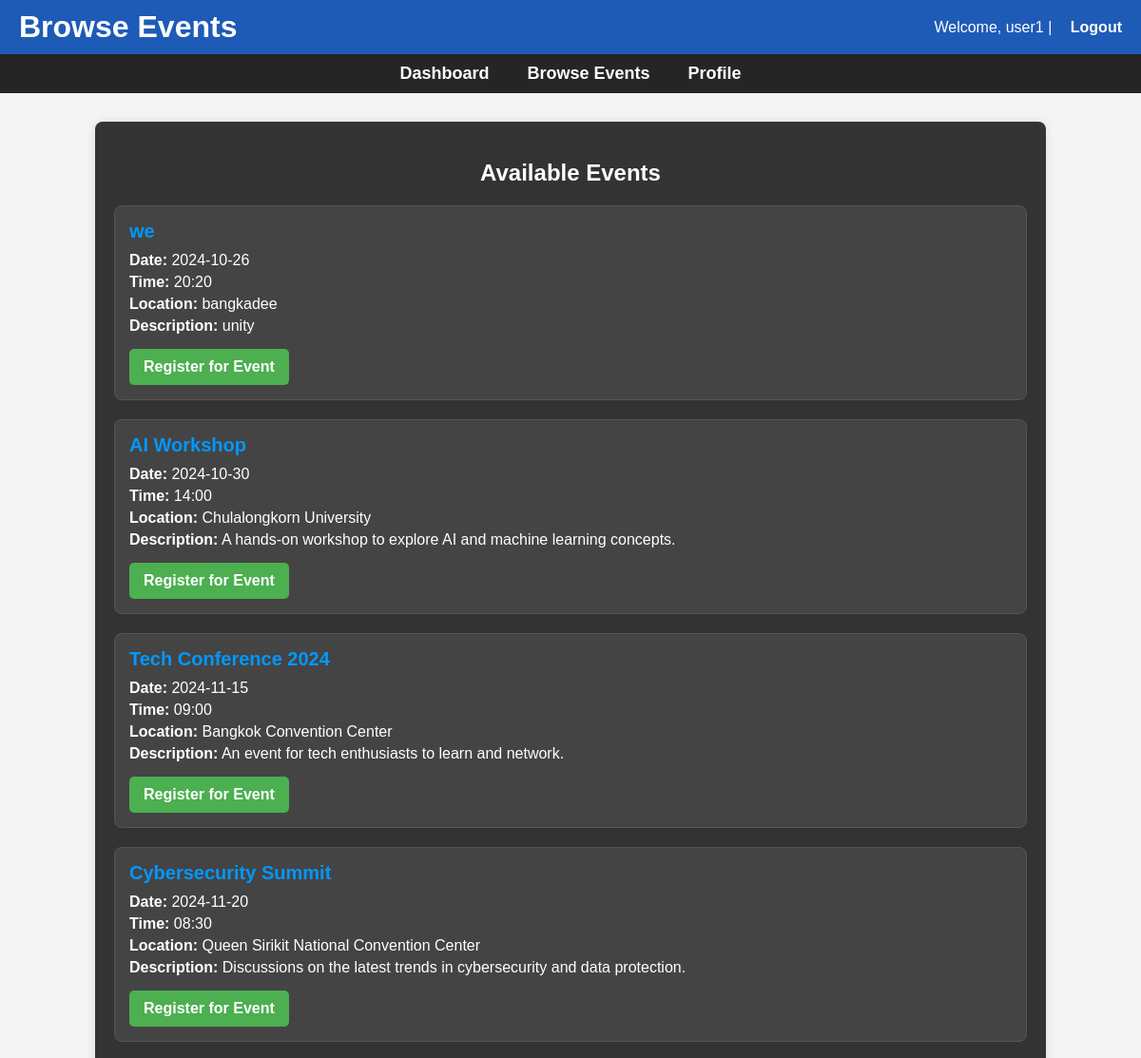
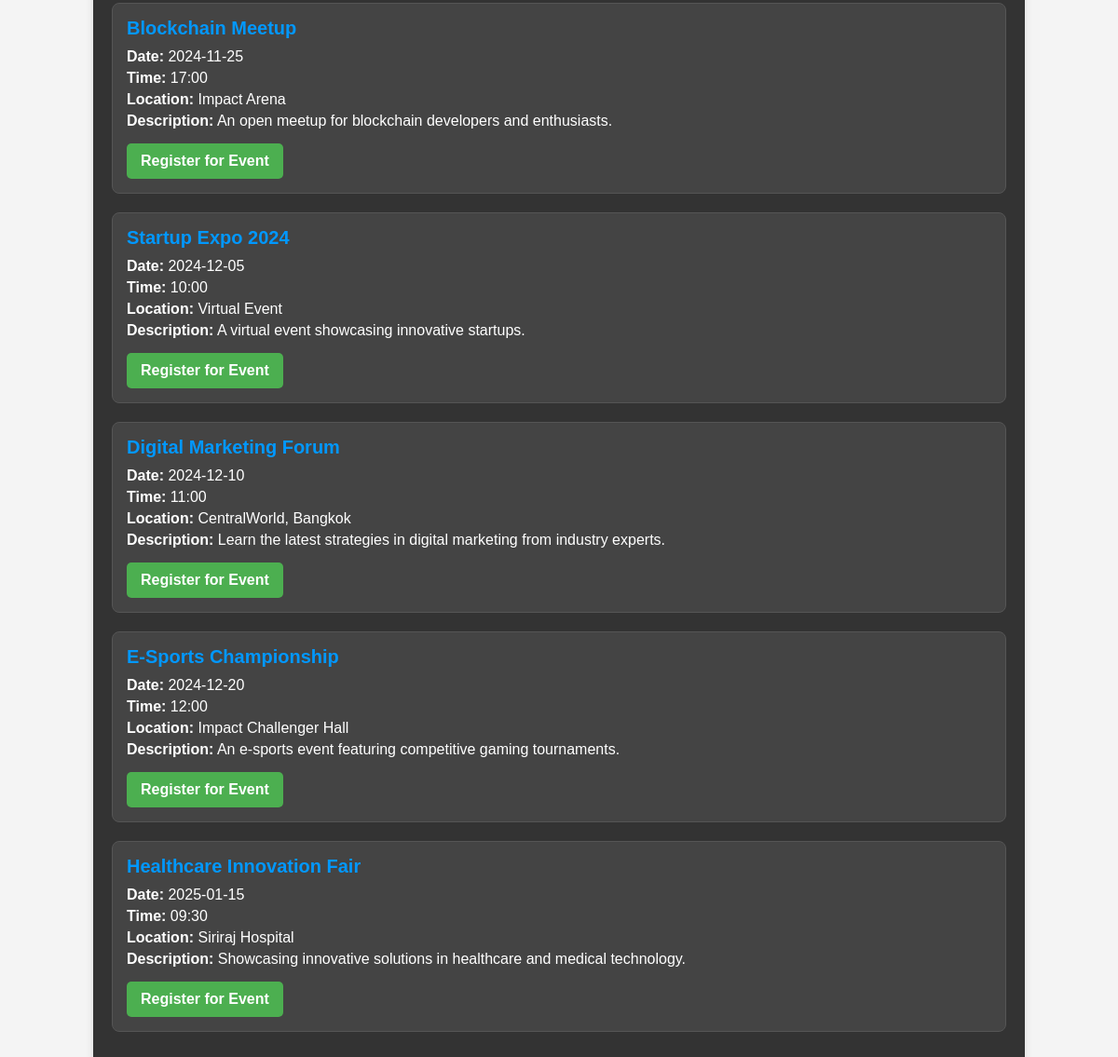
Page /user/user.php (signed in) on the earlier database version (2 pictures, top to bottom).
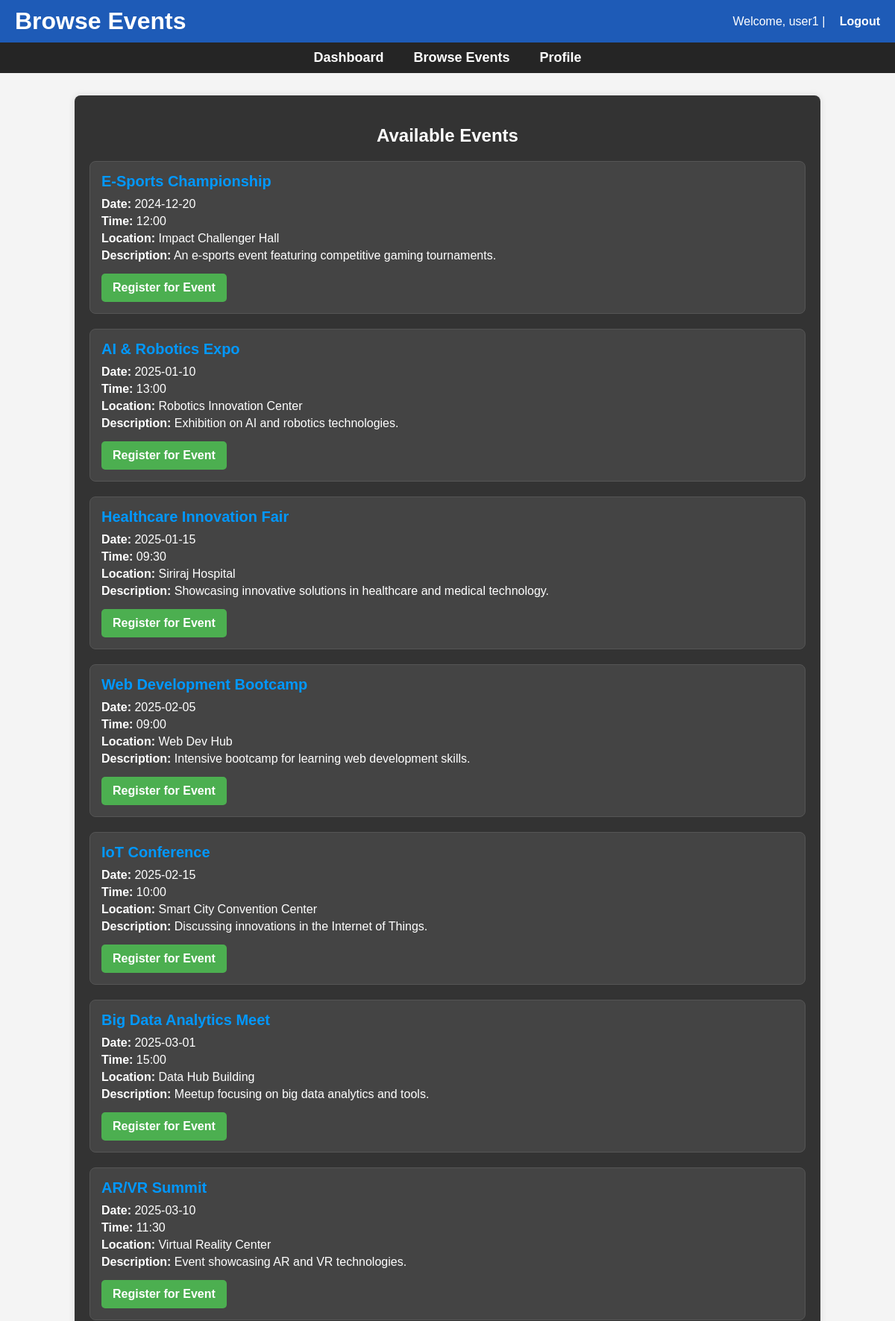
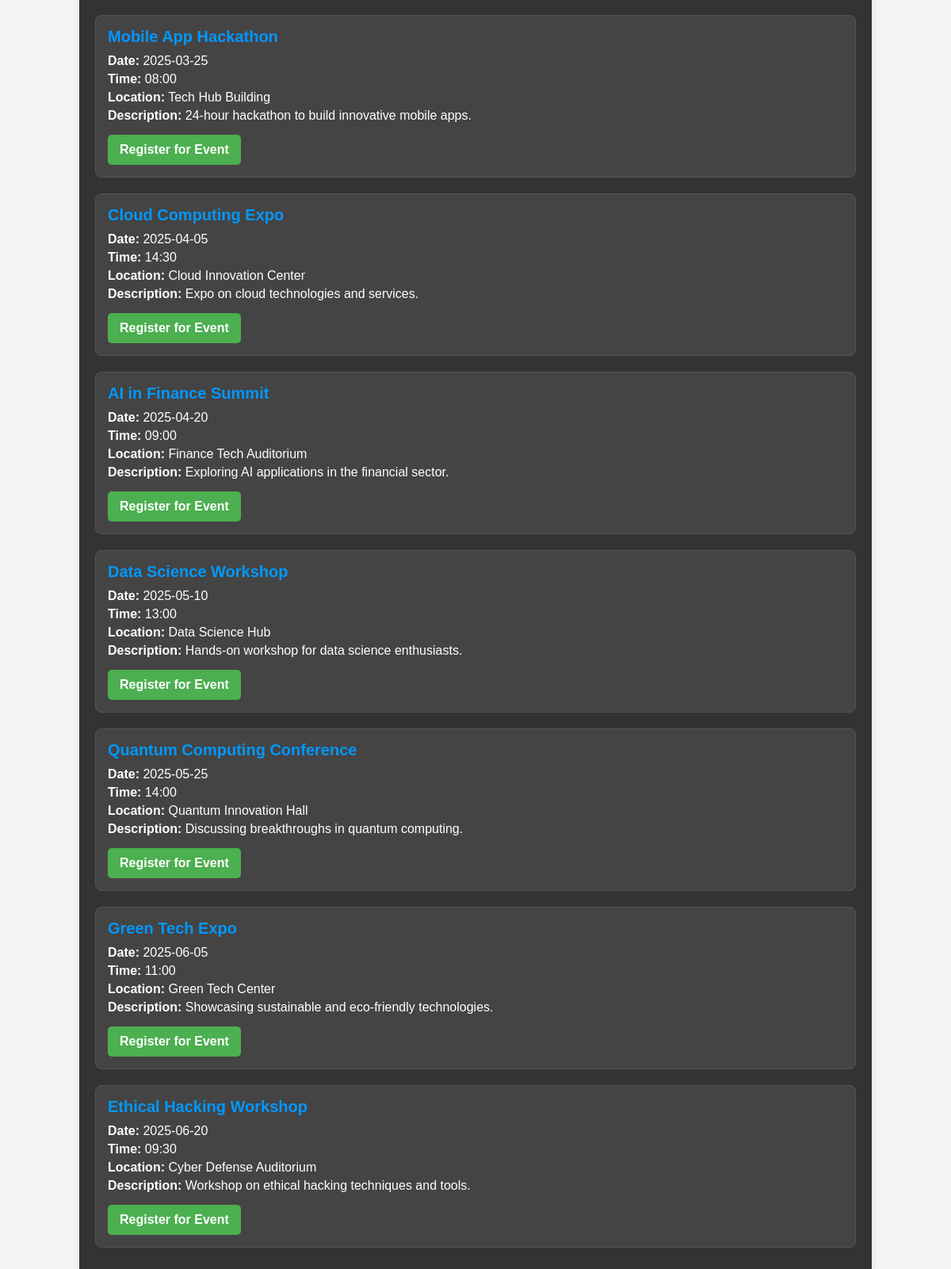
Same page on the later database version (2 pictures, top to bottom).
### tables this page shows
CREATE TABLE `events` (
  `event_id` int(11) NOT NULL,
  `event_name` varchar(100) NOT NULL,
  `event_date` date NOT NULL,
  `event_time` time NOT NULL,
  `location` varchar(100) DEFAULT NULL,
  `description` text,
  `organizer_id` int(11) DEFAULT NULL,
  `location_id` int(11) DEFAULT NULL
);

### user/user.php (the view, shortened to what this page needs)
<?php
include '../config/db_connect.php';
$user_id = $_SESSION['user_id'];
$query = "
    SELECT e.event_id, e.event_name, e.event_date, e.event_time, e.location, e.description
    FROM events e
    LEFT JOIN attendees a ON e.event_id = a.event_id AND a.user_id = ?
    WHERE a.user_id IS NULL
    ORDER BY e.event_date ASC, e.event_time ASC";
$stmt = $conn->prepare($query);
$stmt->bind_param("i", $user_id);
$stmt->execute();
$result = $stmt->get_result();
$events = [];
if ($result->num_rows > 0) {
    while ($row = $result->fetch_assoc()) {
        $events[] = $row;
    }
}
?>
<!DOCTYPE html>
<html lang="en">
<head>
    <link rel="stylesheet" href="../assets/css/style.css">
</head>
<body>
    <header>
        <h1>Browse Events</h1>
        <p>Welcome, <?php echo htmlspecialchars($_SESSION['username']); ?> | <a href="../auth/logout.php">Logout</a></p>
    </header>
    <nav>
        <a href="user_dashboard.php">Dashboard</a>
        <a href="user.php">Browse Events</a>
        <a href="user_profile.php">Profile</a>
    </nav>
    <div class="container">
        <h2>Available Events</h2>
        <?php if (!empty($events)): ?>
            <?php foreach ($events as $event): ?>
                <div class="event-card">
                    <h3><?php echo htmlspecialchars($event['event_name']); ?></h3>
                    <p><strong>Date:</strong> <?php echo date('Y-m-d', strtotime($event['event_date'])); ?></p>
                    <p><strong>Time:</strong> <?php echo date('H:i', strtotime($event['event_time'])); ?></p>
                    <p><strong>Location:</strong> <?php echo htmlspecialchars($event['location']); ?></p>
                    <p><strong>Description:</strong> <?php echo htmlspecialchars($event['description']); ?></p>
                    <form action="register_event.php" method="POST">
                        <button type="submit" class="register-btn">Register for Event</button>
                    </form>
                </div>
            <?php endforeach; ?>
        <?php else: ?>
            <p>No available events to register.</p>
        <?php endif; ?>
    </div>
</body>
</html>

Differences in the rows shown:
no longer on this page (row unchanged): events: event_name "we", event_date "2024-10-26", event_time "20:20", location "bangkadee", description "unity"
no longer on this page (row unchanged): events: event_name "AI Workshop", event_date "2024-10-30", event_time "14:00", location "Chulalongkorn University", description "A hands-on workshop to explore AI and machine learning concepts."
no longer on this page (row unchanged): events: event_name "Tech Conference 2024", event_date "2024-11-15", event_time "09:00", location "Bangkok Convention Center", description "An event for tech enthusiasts to learn and network."
no longer on this page (row unchanged): events: event_name "Cybersecurity Summit", event_date "2024-11-20", event_time "08:30", location "Queen Sirikit National Convention Center", description "Discussions on the latest trends in cybersecurity and data protection."
no longer on this page (row unchanged): events: event_name "Blockchain Meetup", event_date "2024-11-25", event_time "17:00", location "Impact Arena", description "An open meetup for blockchain developers and enthusiasts."
no longer on this page (row unchanged): events: event_name "Startup Expo 2024", event_date "2024-12-05", event_time "10:00", location "Virtual Event", description "A virtual event showcasing innovative startups."
no longer on this page (row unchanged): events: event_name "Digital Marketing Forum", event_date "2024-12-10", event_time "11:00", location "CentralWorld, Bangkok", description "Learn the latest strategies in digital marketing from industry experts."
added events: event_name "AI & Robotics Expo", event_date "2025-01-10", event_time "13:00", location "Robotics Innovation Center", description "Exhibition on AI and robotics technologies."
added events: event_name "Web Development Bootcamp", event_date "2025-02-05", event_time "09:00", location "Web Dev Hub", description "Intensive bootcamp for learning web development skills."
added events: event_name "IoT Conference", event_date "2025-02-15", event_time "10:00", location "Smart City Convention Center", description "Discussing innovations in the Internet of Things."
added events: event_name "Big Data Analytics Meet", event_date "2025-03-01", event_time "15:00", location "Data Hub Building", description "Meetup focusing on big data analytics and tools."
added events: event_name "AR/VR Summit", event_date "2025-03-10", event_time "11:30", location "Virtual Reality Center", description "Event showcasing AR and VR technologies."
added events: event_name "Mobile App Hackathon", event_date "2025-03-25", event_time "08:00", location "Tech Hub Building", description "24-hour hackathon to build innovative mobile apps."
added events: event_name "Cloud Computing Expo", event_date "2025-04-05", event_time "14:30", location "Cloud Innovation Center", description "Expo on cloud technologies and services."
added events: event_name "AI in Finance Summit", event_date "2025-04-20", event_time "09:00", location "Finance Tech Auditorium", description "Exploring AI applications in the financial sector."
added events: event_name "Data Science Workshop", event_date "2025-05-10", event_time "13:00", location "Data Science Hub", description "Hands-on workshop for data science enthusiasts."
added events: event_name "Quantum Computing Conference", event_date "2025-05-25", event_time "14:00", location "Quantum Innovation Hall", description "Discussing breakthroughs in quantum computing."
added events: event_name "Green Tech Expo", event_date "2025-06-05", event_time "11:00", location "Green Tech Center", description "Showcasing sustainable and eco-friendly technologies."
added events: event_name "Ethical Hacking Workshop", event_date "2025-06-20", event_time "09:30", location "Cyber Defense Auditorium", description "Workshop on ethical hacking techniques and tools."
